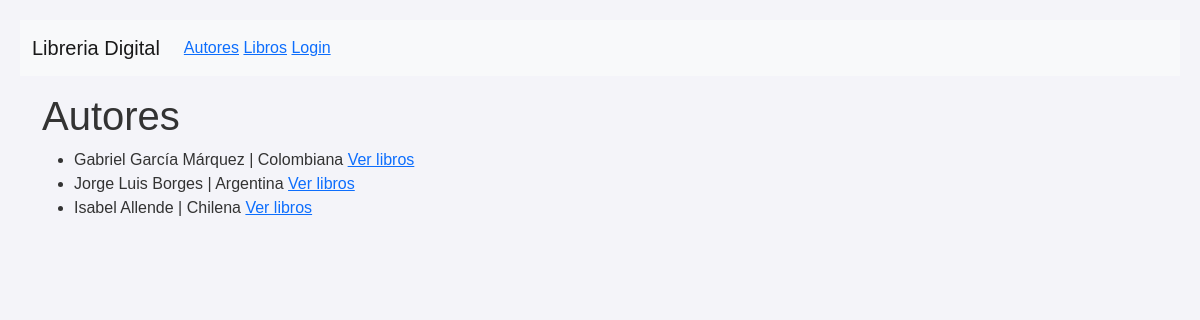
The app's page /autores with its own data.
### tables this page shows
CREATE TABLE `autores` (
  `id` int(11) NOT NULL,
  `nombre` varchar(150) NOT NULL,
  `nacionalidad` varchar(80) DEFAULT NULL,
  `fecha_de_nacimiento` date DEFAULT NULL
);

### app/controllers/author.controller.php (called while the page is built, shortened)
<?php
require_once 'app/models/author.model.php';
require_once 'app/views/list.category.view.php';
class AuthorController
{
    private $publicView;
    private $authorModel;
    function __construct()
    {
        $this->publicView = new ListCategoryView();
        $this->authorModel = new AuthorModel();
    }
    function ShowAuthors()
    {
        $authors = $this->authorModel->getAuthors();
        $this->publicView->ShowAuthors($authors);
    }
}

### app/models/author.model.php (called while the page is built, shortened)
<?php
class AuthorModel
{
    private $db;
    function __construct()
    {
        $this->db = new PDO(
            "mysql:host=" . DB_HOST . ";dbname=" . DB_NAME . ";charset=utf8",
            DB_USER,
            DB_PASS
        );
        $this->db->setAttribute(PDO::ATTR_ERRMODE, PDO::ERRMODE_EXCEPTION);
    }
    function getAuthors()
    {
        $stmt = $this->db->prepare("SELECT * FROM autores");
        $stmt->execute();
        return $stmt->fetchAll(PDO::FETCH_OBJ);
    }
}

### app/views/list.category.view.php (the view, shortened to what this page needs)
<?php
class ListCategoryView
{
    function ShowAuthors($authors)
    {
        include_once "templates/layout/header.phtml";
        echo "<h1>Autores</h1><ul>";
        foreach ($authors as $author) {
            echo "<li>
                $author->nombre | $author->nacionalidad
                <a href='librosPorAutor/$author->id'>Ver libros</a>
            </li>";
        }
        echo "</ul>";
    }
}

### css/style.css (style rules this page uses)
body { font-family: Arial, sans-serif; background-color: #f4f4f9; color: #333; padding: 20px; }

### records on screen
autores: nombre "Gabriel García Márquez", nacionalidad "Colombiana"
autores: nombre "Jorge Luis Borges", nacionalidad "Argentina"
autores: nombre "Isabel Allende", nacionalidad "Chilena"
